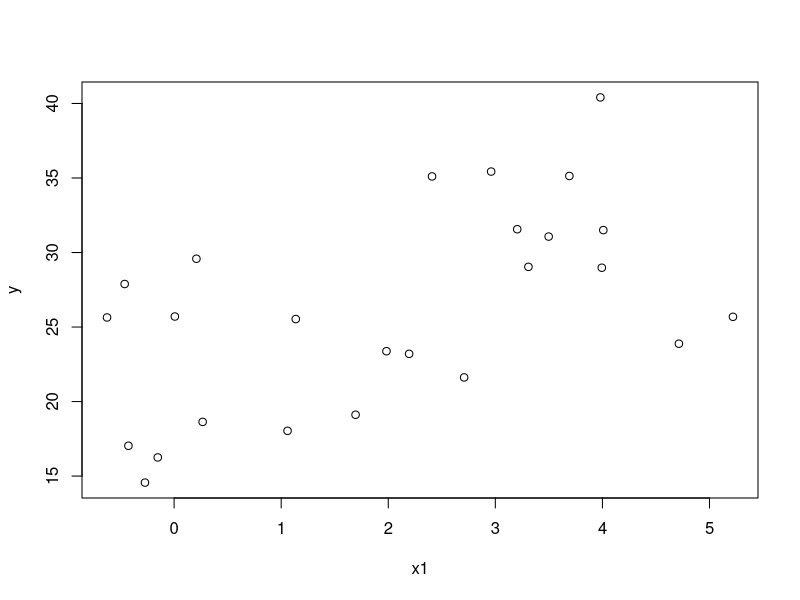

Generate this figure with R: (Note: this script raises an error after producing the figure.)
# Generate test data
n_obs = 25
x1 = 2 + 1.5*rnorm(n_obs)
x2 = 8 + 2*rnorm(n_obs)
y = 4 + 3*x1 + 2*x2 + 3*rnorm(n_obs)

plot(x1, y)

# Setting up grid
b0 = seq(from=-20, to=20, length.out = 50)
b1 = seq(from=-20, to=20, length.out = 50)
b2 = seq(from=-20, to=20, length.out = 50)
sig = seq(from=0.1, to=5, length.out = 30)

hypothesis = expand.grid(b0, b1, b2, sig)
names(hypothesis) = c("b0","b1","b2","sig")

system.time({
prior = rep(1, nrow(hypothesis))
likelihood = rep(1, nrow(hypothesis))
for (i in 1:length(y)){
  mean = hypothesis$b0 + hypothesis$b1*x1[i] + hypothesis$b2*x2[i] 
  sd =  hypothesis$sig 
  likelihood = likelihood*dnorm(y[i], mean=mean, sd=sd) 
}
posterior = likelihood*prior/sum(likelihood*prior)
})

#Sampling from the posterior
samp_idx = sample(x = seq_len(nrow(hypothesis)), size = 1e7, prob = posterior, replace = T)
samp = hypothesis[samp_idx,]
samp_summary = data.frame('Intercept_Mean'=mean(samp$b0),
                          'Slope1_Mean'=mean(samp$b1),
                          'Slope2_Mean'=mean(samp$b2),
                          'SD_Mean'=mean(samp$sig))
samp_summary

#Checking against an OLS fit
mod = lm(y ~ x1 + x2)
mod$coefficients

hist(samp$b0, breaks = 50)


rm(list=ls())